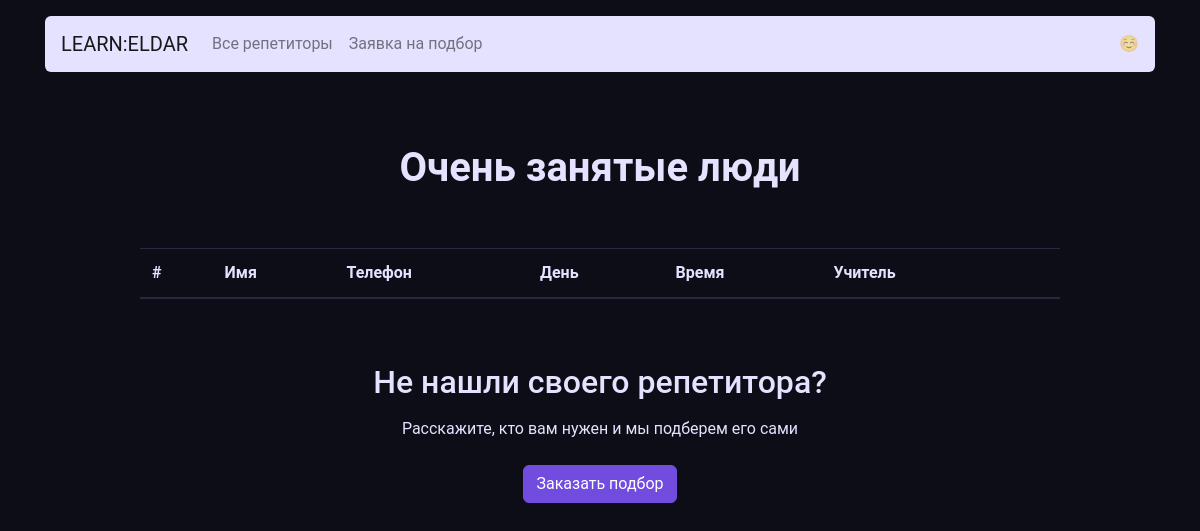
The page /list/ on the database as committed earlier.
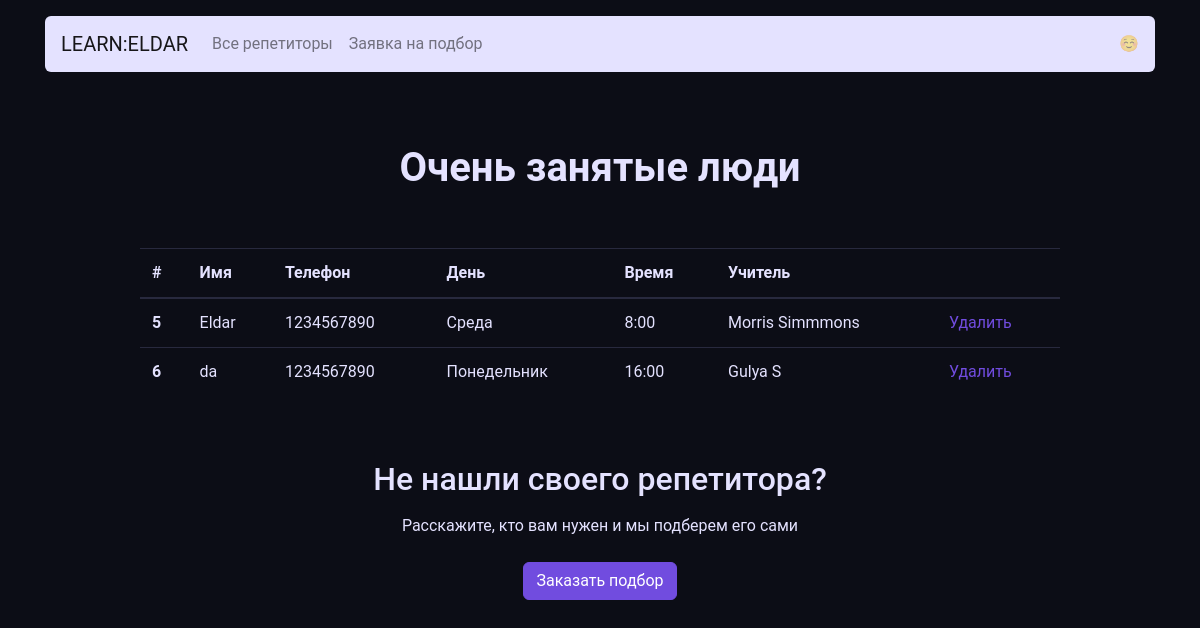
The same page on the database as committed later.
### app.py (models this page shows)
class Booking(db.Model):
    __tablename__ = 'booking'
    id = db.Column('ID', db.Integer, primary_key=True)
    name = db.Column('Name', db.String)
    phone = db.Column('Phone', db.String)
    week_day = db.Column('Week Day', db.String)
    timing = db.Column('Timing', db.String)
    teacher_id = db.Column('Teacher ID', db.Integer, db.ForeignKey('teachers.ID', ondelete='CASCADE'))

class Teachers(db.Model):
    __tablename__ = 'teachers'
    id = db.Column('ID', db.Integer, primary_key=True)
    name = db.Column('Name', db.String)
    about = db.Column('About', db.String)
    rating = db.Column('Rating', db.Float)
    picture = db.Column('Picture', db.String)
    price = db.Column('Price', db.Integer)
    schedule = db.relationship('Schedule',  backref='teacher')
    goals = db.relationship('Goals', secondary=teacher_goals_association, backref='teacher')
    booking = db.relationship('Booking', backref='teacher')

### app.py (the view)
@app.route('/list/')
def list_render():
    booking = db.session.query(Booking).all()
    booking_list = []
    for i in booking:
        booking_list.append((i.id, i.name, i.phone, week_days[i.week_day], i.timing, i.teacher.name))
    return render_template('list.html', goals=goals, books=booking_list)

### templates/list.html
{% extends 'base.html' %} {% block body %}
  <main class="container mt-3 mb-5">
    <section>
    <h1 class="h1 text-center mx-auto mt-4 py-5"><strong>Очень занятые люди</strong></h1>
    <div class="row">
      <div class="col-12 col-lg-10 offset-lg-1 m-auto">
        <table class="table">
  <thead>
    <tr>
      <th scope="col">#</th>
      <th scope="col">Имя</th>
      <th scope="col">Телефон</th>
      <th scope="col">День</th>
      <th scope="col">Время</th>
      <th scope="col">Учитель</th>
      <th scope="col"></th>
    </tr>
  </thead>
  <tbody>
  {% for book in books %}
    <tr>
      <th scope="row">{{ book[0] }}</th>
      <td>{{ book[1] }}</td>
      <td>{{ book[2] }}</td>
      <td>{{ book[3] }}</td>
      <td>{{ book[4] }}</td>
      <td>{{ book[5] }}</td>
      <td><a href="/list/delete/{{ book[0] }}"/ class="button">Удалить</a></td>
    </tr>
  {% endfor %}
  </tbody>
</table>
      </div>
    </div>
    <h2 class="text-center mt-5 mb-3">Не нашли своего репетитора?</h2>
    <p class="text-center mb-4">Расскажите, кто вам нужен и мы подберем его сами</p>
    <div class="text-center pb-5">
        <a href="/request/" class="btn btn-primary">Заказать подбор</a>
    </div>
  </main>
{% endblock %}

Rows that differ between the two databases and show on the page:
added Booking: Name "Eldar", Phone "1234567890", Timing "8:00"
now on this page (row unchanged): Teachers: Name "Morris Simmmons"
added Booking: Name "da", Phone "1234567890", Timing "16:00"
now on this page (row unchanged): Teachers: Name "Gulya S"
Other text that changed with them:
new list line: "5 Среда Удалить"
new list line: "6 Понедельник Удалить"
